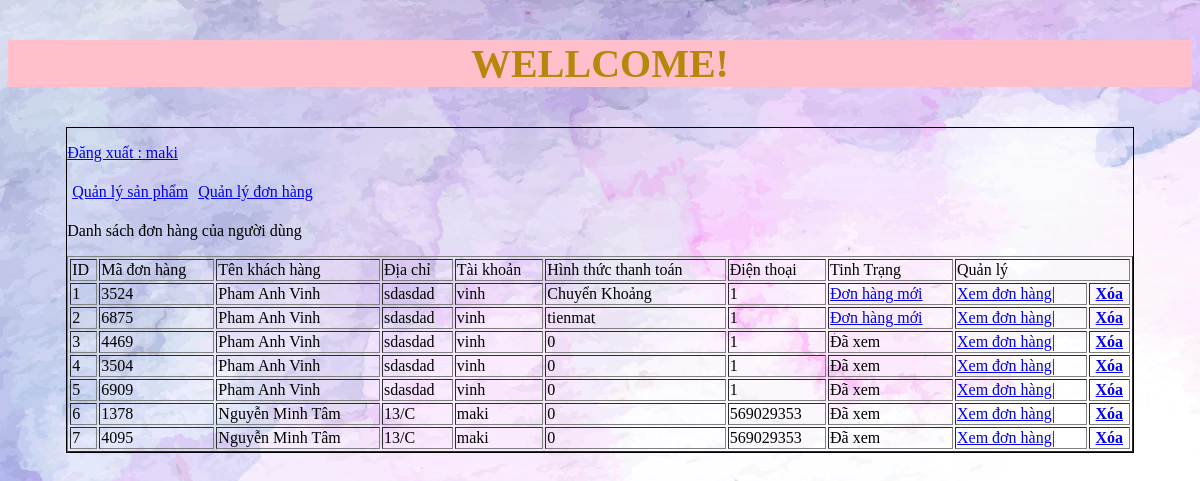
Screenshot of /admincp/index.php?action=quanlydonhang&query=them (signed in) with the database file from the repository.
### tables this page shows
CREATE TABLE `tbl_giohang` (
  `id_cart` int(11) NOT NULL,
  `id_khachhang` int(11) NOT NULL,
  `code_cart` varchar(11) NOT NULL,
  `cart_status` int(11) NOT NULL,
  `cart_payment` varchar(100) NOT NULL
);

CREATE TABLE `tbl_dangky` (
  `id_khachhang` int(11) NOT NULL,
  `hovaten` varchar(250) NOT NULL,
  `taikhoan` varchar(100) NOT NULL,
  `matkhau` varchar(100) NOT NULL,
  `sodienthoai` int(11) NOT NULL,
  `email` varchar(100) NOT NULL,
  `diachi` text NOT NULL,
  `chucvu` int(11) NOT NULL
);

### admincp/modules/quanlydonhang/lietke.php (the view)
<?php
    $sql_lietke_dh="SELECT * FROM tbl_giohang ,tbl_dangky  WHERE tbl_giohang.id_khachhang=tbl_dangky.id_khachhang ORDER BY id_cart DESC";
    $result_lietke_dh= mysqli_query($connect,$sql_lietke_dh);
?>
<p>Danh sách đơn hàng của người dùng</p>
 <table style="width: 100%;" border="1" style="border-collapse:collapse;">
     <tr>
         <td>ID</td>
         <td>Mã đơn hàng</td>
         <td>Tên khách hàng</td>
         <td>Địa chỉ</td>
         <td>Tài khoản</td>
         <td>Hình thức thanh toán</td>
         <td>Điện thoại</td>
         <td>Tinh Trạng </td>
         <td colspan="2">Quản lý </td>
     </tr>
     <?php
    $i=0;
    while($row=mysqli_fetch_array($result_lietke_dh)){
        $i++;
     ?>
     <tr>
         <td><?php echo $i ?></td>
         <td><?php echo $row['code_cart'] ?></td>
         <td><?php echo $row['hovaten']?></td>
         <td><?php echo $row['diachi']?></td>
         <td><?php echo $row['taikhoan']?></td>
         <td><?php echo $row['cart_payment']?></td>
         <td><?php echo $row['sodienthoai']?></td>
         <td>
    	<?php if($row['cart_status']==1){
    		echo '<a href="modules/quanlydonhang/xuly.php?code='.$row['code_cart'].'">Đơn hàng mới</a>';
    	}else{
    		echo 'Đã xem';
    	}
    	?>
    </td>
         <td>
            <a href="index.php?action=quanlydonhang&query=xemdonhang&code=<?php echo $row['code_cart']?>">Xem đơn hàng</a>|
            <th><a href="modules/quanlydonhang/xuly.php?iddonhang=<?php echo $row['code_cart']?>">Xóa</a></th>
         </td>
     </tr>
     <?php
    }
    ?>
 </table>

### admincp/css/style_admincp.css (style rules this page uses)
body { background-image: url(../css/background_body.jpg); }

### rows the page displays
tbl_giohang: code_cart "3524", id_khachhang.hovaten "Pham Anh Vinh", id_khachhang.diachi "sdasdad", id_khachhang.taikhoan "vinh", cart_payment "Chuyển Khoảng", id_khachhang.sodienthoai "1"
tbl_giohang: code_cart "6875", id_khachhang.hovaten "Pham Anh Vinh", id_khachhang.diachi "sdasdad", id_khachhang.taikhoan "vinh", cart_payment "tienmat", id_khachhang.sodienthoai "1"
tbl_giohang: code_cart "4469", id_khachhang.hovaten "Pham Anh Vinh", id_khachhang.diachi "sdasdad", id_khachhang.taikhoan "vinh", cart_payment "0", id_khachhang.sodienthoai "1", cart_status "Đã xem"
tbl_giohang: code_cart "3504", id_khachhang.hovaten "Pham Anh Vinh", id_khachhang.diachi "sdasdad", id_khachhang.taikhoan "vinh", cart_payment "0", id_khachhang.sodienthoai "1", cart_status "Đã xem"
tbl_giohang: code_cart "6909", id_khachhang.hovaten "Pham Anh Vinh", id_khachhang.diachi "sdasdad", id_khachhang.taikhoan "vinh", cart_payment "0", id_khachhang.sodienthoai "1", cart_status "Đã xem"
tbl_giohang: code_cart "1378", id_khachhang.hovaten "Nguyễn Minh Tâm", id_khachhang.diachi "13/C", id_khachhang.taikhoan "maki", cart_payment "0", id_khachhang.sodienthoai "569029353", cart_status "Đã xem"
tbl_giohang: code_cart "4095", id_khachhang.hovaten "Nguyễn Minh Tâm", id_khachhang.diachi "13/C", id_khachhang.taikhoan "maki", cart_payment "0", id_khachhang.sodienthoai "569029353", cart_status "Đã xem"

### other values shown
$_SESSION['dangnhap'] "maki"
